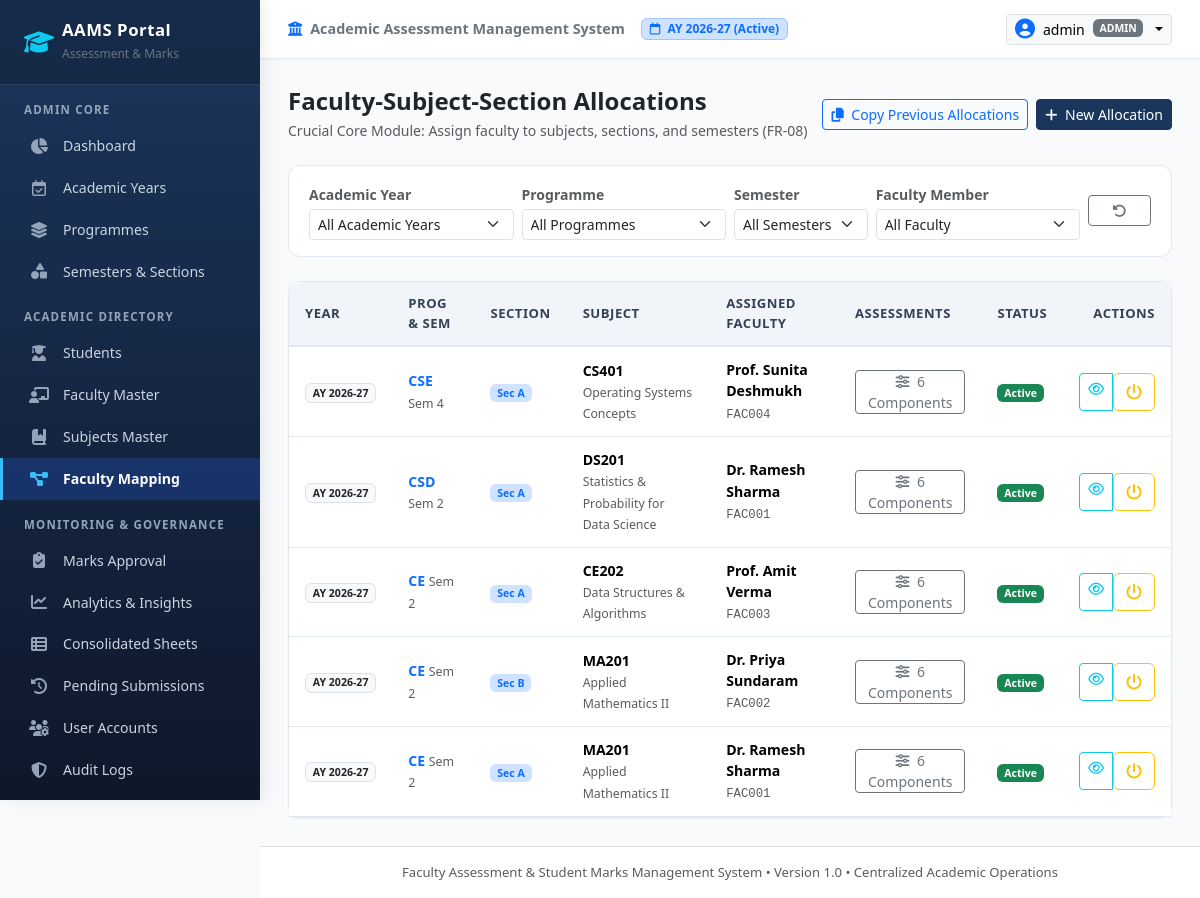
/admin/mappings (signed in), run on an earlier commit of the app's database.
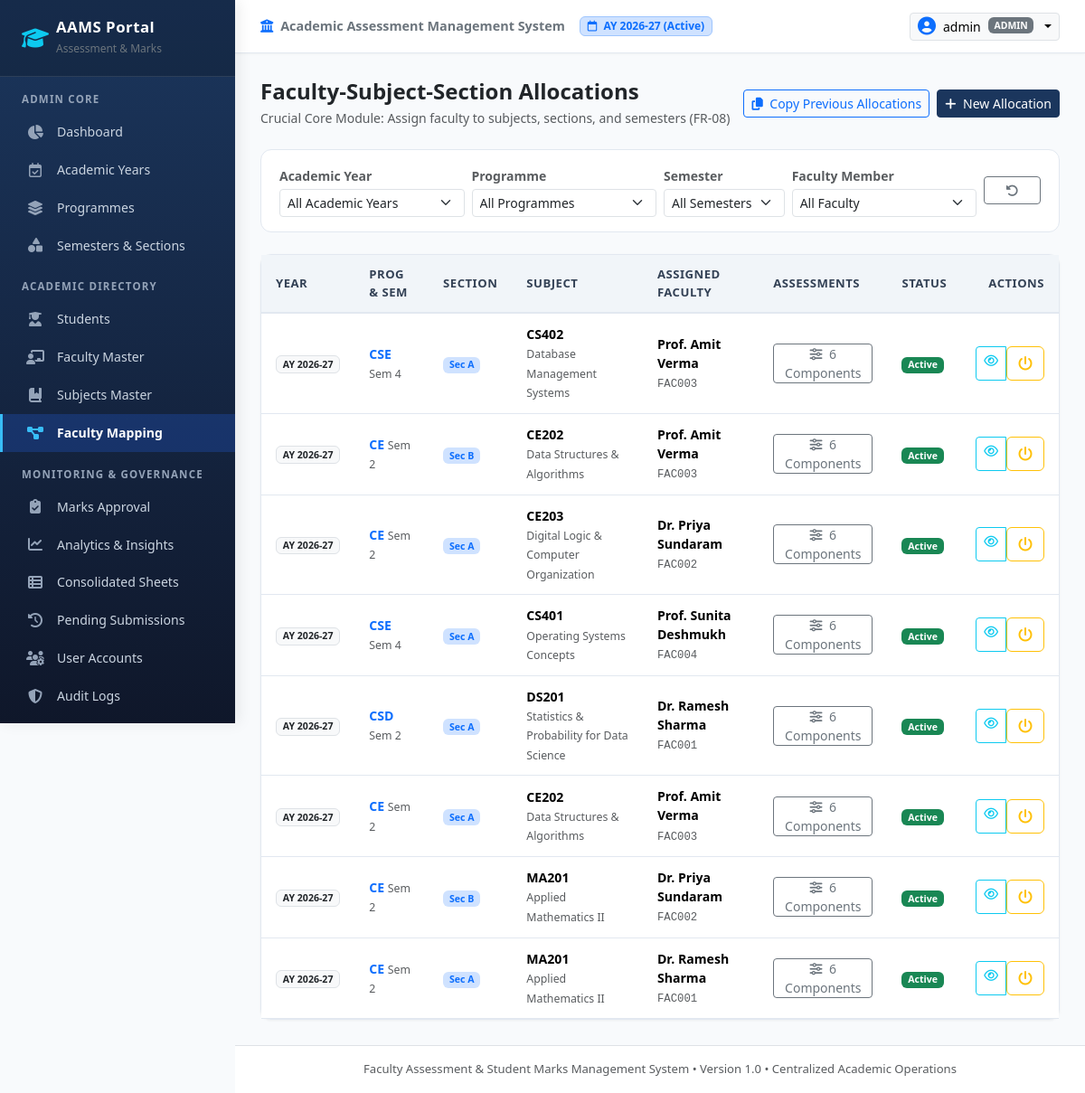
And on a later commit of the database.
### app/models/mapping.py (models this page shows, shortened)
class FacultySubjectMapping(db.Model):
    __tablename__ = 'faculty_subject_mapping'
    id = db.Column(db.Integer, primary_key=True)
    academic_year_id = db.Column(db.Integer, db.ForeignKey('academic_years.id'), nullable=False)
    programme_id = db.Column(db.Integer, db.ForeignKey('programmes.id'), nullable=False)
    semester_id = db.Column(db.Integer, db.ForeignKey('semesters.id'), nullable=False)
    section_id = db.Column(db.Integer, db.ForeignKey('sections.id'), nullable=False)
    subject_id = db.Column(db.Integer, db.ForeignKey('subjects.id'), nullable=False)
    faculty_id = db.Column(db.Integer, db.ForeignKey('faculty.id'), nullable=False)
    status = db.Column(db.String(20), default='Active', nullable=False)  # 'Active', 'Inactive'
    created_at = db.Column(db.DateTime, default=datetime.utcnow)
    updated_at = db.Column(db.DateTime, default=datetime.utcnow, onupdate=datetime.utcnow)
    __table_args__ = (
        db.UniqueConstraint(
            'academic_year_id', 'programme_id', 'semester_id', 'section_id', 'subject_id', 'faculty_id',
            name='uq_faculty_subject_section_alloc'
        ),
    )
    academic_year = db.relationship('AcademicYear', back_populates='mappings')
    programme = db.relationship('Programme', back_populates='mappings')
    semester = db.relationship('Semester', back_populates='mappings')
    section = db.relationship('Section', back_populates='mappings')
    subject = db.relationship('Subject', back_populates='mappings')
    faculty = db.relationship('Faculty', back_populates='mappings')
    assessments = db.relationship('Assessment', back_populates='mapping', cascade='all, delete-orphan')
    marks = db.relationship('Mark', back_populates='mapping', cascade='all, delete-orphan')
    submissions = db.relationship('Submission', back_populates='mapping', cascade='all, delete-orphan')

### app/models/academic.py (models this page shows, shortened)
class AcademicYear(db.Model):
    __tablename__ = 'academic_years'
    id = db.Column(db.Integer, primary_key=True)
    year_code = db.Column(db.String(30), unique=True, nullable=False, index=True)  # e.g., '2026-27'
    start_date = db.Column(db.Date, nullable=False)
    end_date = db.Column(db.Date, nullable=False)
    status = db.Column(db.String(20), default='Active', nullable=False)  # 'Active', 'Archived', 'Upcoming'
    created_at = db.Column(db.DateTime, default=datetime.utcnow)
    sections = db.relationship('Section', back_populates='academic_year', cascade='all, delete-orphan')
    mappings = db.relationship('FacultySubjectMapping', back_populates='academic_year', cascade='all, delete-orphan')

class Programme(db.Model):
    __tablename__ = 'programmes'
    id = db.Column(db.Integer, primary_key=True)
    code = db.Column(db.String(20), unique=True, nullable=False, index=True)  # e.g., 'CE', 'CSD', 'CSE', 'IT'
    name = db.Column(db.String(120), nullable=False)  # e.g., 'Computer Engineering'
    description = db.Column(db.String(255), nullable=True)
    is_active = db.Column(db.Boolean, default=True, nullable=False)
    created_at = db.Column(db.DateTime, default=datetime.utcnow)
    sections = db.relationship('Section', back_populates='programme', cascade='all, delete-orphan')
    subjects = db.relationship('Subject', back_populates='programme', cascade='all, delete-orphan')
    mappings = db.relationship('FacultySubjectMapping', back_populates='programme', cascade='all, delete-orphan')

class Semester(db.Model):
    __tablename__ = 'semesters'
    id = db.Column(db.Integer, primary_key=True)
    number = db.Column(db.Integer, unique=True, nullable=False)  # 1 to 8
    name = db.Column(db.String(30), nullable=False)  # e.g. 'Semester II' or 'Semester IV'
    is_active = db.Column(db.Boolean, default=True, nullable=False)
    sections = db.relationship('Section', back_populates='semester', cascade='all, delete-orphan')
    subjects = db.relationship('Subject', back_populates='semester', cascade='all, delete-orphan')
    mappings = db.relationship('FacultySubjectMapping', back_populates='semester', cascade='all, delete-orphan')

class Section(db.Model):
    __tablename__ = 'sections'
    id = db.Column(db.Integer, primary_key=True)
    programme_id = db.Column(db.Integer, db.ForeignKey('programmes.id'), nullable=False)
    academic_year_id = db.Column(db.Integer, db.ForeignKey('academic_years.id'), nullable=False)
    semester_id = db.Column(db.Integer, db.ForeignKey('semesters.id'), nullable=False)
    name = db.Column(db.String(20), nullable=False)  # 'A', 'B', etc.
    is_active = db.Column(db.Boolean, default=True, nullable=False)
    created_at = db.Column(db.DateTime, default=datetime.utcnow)
    __table_args__ = (
        db.UniqueConstraint('programme_id', 'academic_year_id', 'semester_id', 'name', name='uq_programme_year_sem_section'),
    )
    programme = db.relationship('Programme', back_populates='sections')
    academic_year = db.relationship('AcademicYear', back_populates='sections')
    semester = db.relationship('Semester', back_populates='sections')
    mappings = db.relationship('FacultySubjectMapping', back_populates='section', cascade='all, delete-orphan')
    @property
    def display_name(self):
        return f"{self.programme.code} - Sem {self.semester.number} - Sec {self.name}"

class Subject(db.Model):
    __tablename__ = 'subjects'
    id = db.Column(db.Integer, primary_key=True)
    subject_code = db.Column(db.String(30), nullable=False, index=True)  # e.g. 'CE201'
    subject_name = db.Column(db.String(150), nullable=False)  # e.g. 'Data Structures'
    programme_id = db.Column(db.Integer, db.ForeignKey('programmes.id'), nullable=False)
    semester_id = db.Column(db.Integer, db.ForeignKey('semesters.id'), nullable=False)
    credits = db.Column(db.Integer, default=3, nullable=False)
    ica_max = db.Column(db.Float, default=50.0, nullable=False)  # Internal Continuous Assessment
    tee_max = db.Column(db.Float, default=100.0, nullable=False)  # Term End Examination
    status = db.Column(db.String(20), default='Active', nullable=False)  # Active / Inactive
    created_at = db.Column(db.DateTime, default=datetime.utcnow)
    __table_args__ = (
        db.UniqueConstraint('subject_code', 'programme_id', 'semester_id', name='uq_subject_prog_sem'),
    )
    programme = db.relationship('Programme', back_populates='subjects')
    semester = db.relationship('Semester', back_populates='subjects')
    mappings = db.relationship('FacultySubjectMapping', back_populates='subject', cascade='all, delete-orphan')

### app/models/user.py (models this page shows, shortened)
class Faculty(db.Model):
    __tablename__ = 'faculty'
    id = db.Column(db.Integer, primary_key=True)
    faculty_id_code = db.Column(db.String(50), unique=True, nullable=False, index=True)  # e.g., FAC001
    name = db.Column(db.String(100), nullable=False)
    email = db.Column(db.String(120), unique=True, nullable=False, index=True)
    department = db.Column(db.String(100), nullable=False)
    designation = db.Column(db.String(100), nullable=False)
    status = db.Column(db.String(20), default='Active', nullable=False)  # Active / Inactive
    created_at = db.Column(db.DateTime, default=datetime.utcnow)
    updated_at = db.Column(db.DateTime, default=datetime.utcnow, onupdate=datetime.utcnow)
    user_account = db.relationship('User', back_populates='faculty_profile', uselist=False, foreign_keys='User.faculty_id')
    mappings = db.relationship('FacultySubjectMapping', back_populates='faculty', cascade='all, delete-orphan')

### app/routes/admin.py (the view, shortened to what this page needs)
@admin_bp.route('/mappings', methods=['GET', 'POST'])
@login_required
@admin_required
def mappings():
    year_id = request.args.get('academic_year_id', type=int)
    prog_id = request.args.get('programme_id', type=int)
    sem_id = request.args.get('semester_id', type=int)
    faculty_filter = request.args.get('faculty_id', type=int)
    query = FacultySubjectMapping.query
    if year_id:
        query = query.filter_by(academic_year_id=year_id)
    if prog_id:
        query = query.filter_by(programme_id=prog_id)
    if sem_id:
        query = query.filter_by(semester_id=sem_id)
    if faculty_filter:
        query = query.filter_by(faculty_id=faculty_filter)
    mappings_list = query.order_by(FacultySubjectMapping.created_at.desc()).all()
    academic_years = AcademicYear.query.order_by(AcademicYear.start_date.desc()).all()
    programmes = Programme.query.filter_by(is_active=True).all()
    semesters = Semester.query.order_by(Semester.number.asc()).all()
    sections = Section.query.filter_by(is_active=True).all()
    subjects = Subject.query.filter_by(status='Active').all()
    faculty_members = Faculty.query.filter_by(status='Active').order_by(Faculty.name.asc()).all()
    return render_template(
        'admin/mappings.html',
        mappings=mappings_list,
        academic_years=academic_years,
        programmes=programmes,
        semesters=semesters,
        sections=sections,
        subjects=subjects,
        faculty_members=faculty_members,
        selected_filters={'year_id': year_id, 'prog_id': prog_id, 'sem_id': sem_id, 'faculty_id': faculty_filter}
    )

### app/models/user.py (called while the page is built)
    @property
    def is_admin(self):
        return self.role == 'admin'

### app/templates/admin/mappings.html (shortened to what the changed rows need)
{% extends "base.html" %}
{% block content %}
<div class="card card-custom">
  <div class="table-responsive">
    <table class="table table-custom">
      <thead>
        <tr>
          <th>Year</th>
          <th>Prog & Sem</th>
          <th>Section</th>
          <th>Subject</th>
          <th>Assigned Faculty</th>
          <th>Assessments</th>
          <th>Status</th>
          <th class="text-end">Actions</th>
        </tr>
      </thead>
      <tbody>
        {% for m in mappings %}
          <tr>
            <td><span class="badge bg-light text-dark border">AY {{ m.academic_year.year_code }}</span></td>
            <td>
              <span class="fw-bold text-primary">{{ m.programme.code }}</span>
              <span class="text-muted small">Sem {{ m.semester.number }}</span>
            </td>
            <td>
              <span class="badge bg-primary-subtle text-primary">Sec {{ m.section.name }}</span>
            </td>
            <td>
              <div class="fw-semibold">{{ m.subject.subject_code }}</div>
              <small class="text-muted">{{ m.subject.subject_name }}</small>
            </td>
            <td>
              <div class="fw-semibold">{{ m.faculty.name }}</div>
              <small class="text-muted font-monospace">{{ m.faculty.faculty_id_code }}</small>
            </td>
            <td>
              <a href="{{ url_for('admin.manage_assessments', mapping_id=m.id) }}" class="btn btn-sm btn-outline-secondary py-0 px-2" title="Configure Assessment Components">
                <i class="fa-solid fa-sliders me-1"></i> {{ m.assessments|length }} Components
              </a>
            </td>
            <td>
              {% if m.status == 'Active' %}
                <span class="badge bg-success">Active</span>
              {% else %}
                <span class="badge bg-secondary">Inactive</span>
              {% endif %}
            </td>
            <td class="text-end">
              <div class="btn-group btn-group-sm">
                <a href="{{ url_for('reports.consolidated', mapping_id=m.id) }}" class="btn btn-outline-info" title="View Marks Sheet">
                  <i class="fa-regular fa-eye"></i>
                </a>
                <form method="POST" action="{{ url_for('admin.toggle_mapping_status', id=m.id) }}" class="d-inline">
                  <button type="submit" class="btn btn-outline-warning" title="Toggle Active/Inactive">
                    <i class="fa-solid fa-power-off"></i>
                  </button>
                </form>
              </div>
            </td>
          </tr>
        {% else %}
          <tr>
            <td colspan="8" class="text-center py-4 text-muted">
              No faculty-subject mappings found for selected filters.
            </td>
          </tr>
        {% endfor %}
      </tbody>
    </table>
  </div>
</div>
{% endblock %}

What changed in the data, as far as the page shows it:
added FacultySubjectMapping: academic_year.year_code "2026-27", programme.code "CSE", semester.number "4", section.name "A", subject.subject_code "CS402", subject.subject_name "Database Management Systems", faculty.name "Prof. Amit Verma", faculty.faculty_id_code "FAC003", assessments|length "6", status "Active"
added FacultySubjectMapping: academic_year.year_code "2026-27", programme.code "CE", semester.number "2", section.name "B", subject.subject_code "CE202", subject.subject_name "Data Structures & Algorithms", faculty.name "Prof. Amit Verma", faculty.faculty_id_code "FAC003", assessments|length "6", status "Active"
added FacultySubjectMapping: academic_year.year_code "2026-27", programme.code "CE", semester.number "2", section.name "A", subject.subject_code "CE203", subject.subject_name "Digital Logic & Computer Organization", faculty.name "Dr. Priya Sundaram", faculty.faculty_id_code "FAC002", assessments|length "6", status "Active"
